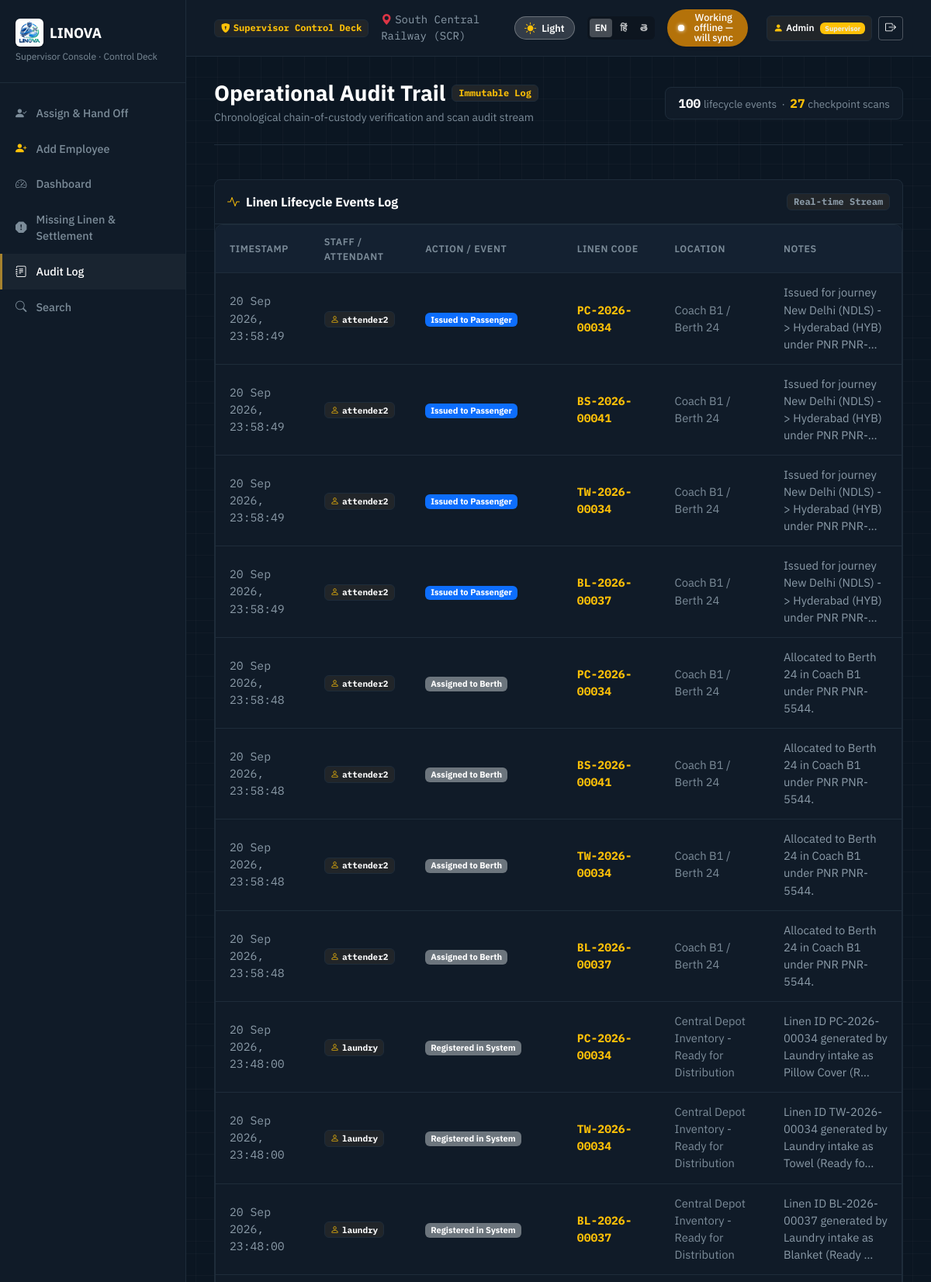
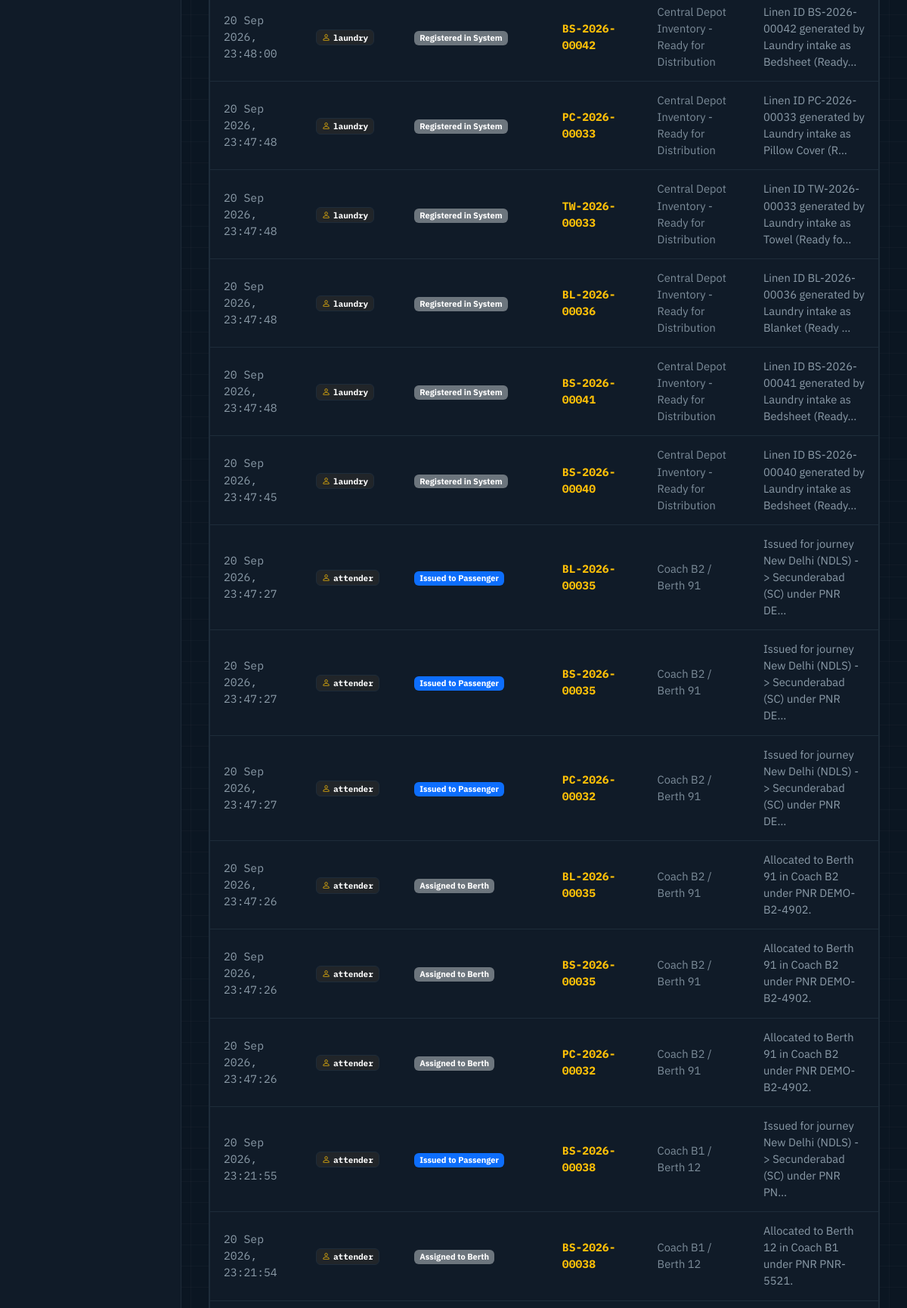
Page /reports/audit/ (signed in, upper part) on the committed database (2 pictures, top to bottom).
### linen/models.py (models this page shows, shortened)
class UserProfile(models.Model):
    ROLE_CHOICES = [
        ('SUPERVISOR', 'Supervisor'),
        ('ADMIN', 'Supervisor (Admin)'),
        ('ATTENDANT', 'Attendant'),
        ('ATTENDER', 'Train Attendant'),
        ('LAUNDRY', 'Laundry Staff'),
    ]
    user = models.OneToOneField(User, on_delete=models.CASCADE, related_name='profile')
    role = models.CharField(max_length=20, choices=ROLE_CHOICES, default='SUPERVISOR')
    badge_number = models.CharField(max_length=50, blank=True, null=True)
    zone = models.CharField(max_length=100, default='South Central Railway (SCR)')
    def get_normalized_role(self):
        if self.role in ['ADMIN', 'SUPERVISOR']:
            return 'SUPERVISOR'
        if self.role in ['ATTENDER', 'ATTENDANT']:
            return 'ATTENDANT'
        if self.role == 'LAUNDRY':
            return 'LAUNDRY'
        return 'ATTENDANT'

class LinenLifecycleEvent(models.Model):
    EVENT_TYPE_CHOICES = [
        ('REGISTERED', 'Registered in System'),
        ('LAUNDRY_RECEIVED', 'Laundry Received'),
        ('DISPATCHED', 'Dispatched from Laundry'),
        ('IN_TRANSIT', 'In Transit to Station'),
        ('TRAIN_LOADED', 'Loaded to Train'),
        ('COACH_ASSIGNED', 'Assigned to Coach'),
        ('BERTH_ASSIGNED', 'Assigned to Berth'),
        ('ISSUED_TO_PASSENGER', 'Issued to Passenger'),
        ('COLLECTION_STARTED', 'Collection Session Started'),
        ('RETURNED_BY_PASSENGER', 'Returned by Passenger'),
        ('COLLECTED_BY_ATTENDER', 'Collected by Attender'),
        ('HANDOVER_TO_LAUNDRY', 'Handover to Laundry'),
        ('RECEIVED_AT_LAUNDRY', 'Received at Laundry Station'),
        ('WASHING', 'In Washing Cycle'),
        ('READY_FOR_REISSUE', 'Ready for Reissue'),
        ('UNACCOUNTED', 'Item Unaccounted / Missing at Checkpoint'),
        ('INVESTIGATION_REQUIRED', 'Investigation Flagged'),
    ]
    linen = models.ForeignKey(LinenItem, on_delete=models.CASCADE, related_name='lifecycle_events')
    event_type = models.CharField(max_length=40, choices=EVENT_TYPE_CHOICES)
    timestamp = models.DateTimeField(default=timezone.now, db_index=True)
    location = models.CharField(max_length=200)
    train = models.ForeignKey(Train, on_delete=models.SET_NULL, null=True, blank=True)
    coach = models.ForeignKey(Coach, on_delete=models.SET_NULL, null=True, blank=True)
    berth = models.CharField(max_length=10, blank=True, null=True)
    performed_by = models.ForeignKey(User, on_delete=models.SET_NULL, null=True, blank=True)
    notes = models.TextField(blank=True, default='')
    class Meta:
        ordering = ['-timestamp']

class LinenItem(models.Model):
    LINEN_TYPE_CHOICES = [
        ('Bedsheet', 'Bedsheet'),
        ('Blanket', 'Blanket'),
        ('Towel', 'Towel'),
        ('Pillow Cover', 'Pillow Cover'),
    ]
    STATUS_CHOICES = [
        ('REGISTERED', 'Registered'),
        ('IN_LAUNDRY', 'In Laundry'),
        ('DISPATCHED', 'Dispatched'),
        ('IN_TRANSIT', 'In Transit'),
        ('LOADED_TO_TRAIN', 'Loaded to Train'),
        ('ASSIGNED', 'Assigned'),
        ('ISSUED', 'Issued'),
        ('COLLECTION_PENDING', 'Collection Pending'),
        ('RETURNED', 'Returned'),
        ('RECEIVED_AT_LAUNDRY', 'Received at Laundry'),
        ('WASHING', 'Washing'),
        ('READY_FOR_REISSUE', 'Ready for Reissue'),
        ('UNACCOUNTED', 'Unaccounted'),
        ('INVESTIGATION_REQUIRED', 'Investigation Required'),
    ]
    linen_code = models.CharField(max_length=50, unique=True, db_index=True)
    qr_code = models.CharField(max_length=100, unique=True, db_index=True)
    linen_type = models.CharField(max_length=50, choices=LINEN_TYPE_CHOICES)
    status = models.CharField(max_length=30, choices=STATUS_CHOICES, default='REGISTERED')
    current_location = models.CharField(max_length=200, default='Central Railway Laundry')
    settlement_status = models.CharField(
        max_length=20,
        choices=[('PENDING', 'Pending'), ('CHARGED', 'Charged'), ('WAIVED', 'Waived')],
        default='PENDING'
    )
    settlement_amount = models.DecimalField(max_digits=8, decimal_places=2, default=0.00)
    created_at = models.DateTimeField(auto_now_add=True)
    updated_at = models.DateTimeField(auto_now=True)
    class Meta:
        ordering = ['-created_at']

### linen/views.py (the view)
# urls.py: path('reports/audit/', views.audit_log, name='audit_log'),
@role_required('SUPERVISOR')
def audit_log(request):
    events = LinenLifecycleEvent.objects.select_related('linen', 'train', 'coach', 'performed_by').order_by('-timestamp')[:100]
    scans = CollectionScan.objects.select_related('collection_session', 'linen', 'scanned_by').order_by('-scanned_at')[:100]
    return render(request, 'reports/audit_log.html', {'events': events, 'scans': scans, 'active_nav': 'reports'})

### templates/reports/audit_log.html (shortened to what this page needs)
{% extends "supervisor/base_supervisor.html" %}
{% block content %}
<div class="d-flex flex-column gap-3">
  <div class="supervisor-header-bar flex-wrap gap-3">
    <div>
      <div class="d-flex align-items-center gap-2 mb-1">
        <h1 class="h3 fw-bold mb-0 text-white">Operational Audit Trail</h1>
        <span class="badge bg-dark border text-warning font-mono px-2 py-1">Immutable Log</span>
      </div>
      <div class="small" style="color: var(--admin-muted);">
        Chronological chain-of-custody verification and scan audit stream
      </div>
    </div>
    <div class="px-3 py-2 rounded-3 border" style="background: var(--admin-panel); border-color: var(--admin-border) !important;">
      <span class="text-white fw-bold font-mono">{{ events|length }}</span>
      <span style="color: var(--admin-muted); font-size: 0.85rem;"> lifecycle events &nbsp;·&nbsp; </span>
      <span class="text-warning fw-bold font-mono">{{ scans|length }}</span>
      <span style="color: var(--admin-muted); font-size: 0.85rem;"> checkpoint scans</span>
    </div>
  </div>
  <div class="rounded-3 border overflow-hidden mb-3" style="background: var(--admin-panel); border-color: var(--admin-border) !important;">
    <div class="px-3 py-3 border-bottom d-flex align-items-center justify-content-between" style="border-color: var(--admin-border) !important;">
      <div class="fw-bold text-white d-flex align-items-center gap-2">
        <i class="bi bi-activity text-warning"></i>
        <span>Linen Lifecycle Events Log</span>
      </div>
      <span class="badge bg-dark border text-secondary font-mono">Real-time Stream</span>
    </div>
    <div class="table-responsive">
      <table class="supervisor-table mb-0">
        <thead>
          <tr>
            <th>Timestamp</th>
            <th>Staff / Attendant</th>
            <th>Action / Event</th>
            <th>Linen Code</th>
            <th>Location</th>
            <th>Notes</th>
          </tr>
        </thead>
        <tbody>
          {% for ev in events %}
          <tr>
            <td class="font-mono small text-secondary">{{ ev.timestamp|date:"d M Y, H:i:s" }}</td>
            <td>
              {% if ev.performed_by %}
                <span class="badge bg-dark border text-white font-mono"><i class="bi bi-person me-1 text-warning"></i>{{ ev.performed_by.username }}</span>
              {% else %}
                <span class="badge bg-secondary font-mono">System Auto</span>
              {% endif %}
            </td>
            <td>
              <span class="badge {% if ev.event_type == 'UNACCOUNTED' %}bg-danger{% elif 'COLLECTED' in ev.event_type or 'RETURNED' in ev.event_type %}bg-success{% elif 'ISSUED' in ev.event_type %}bg-primary{% else %}bg-secondary{% endif %}">
                {{ ev.get_event_type_display }}
              </span>
            </td>
            <td>
              <span class="font-mono fw-bold text-warning">{{ ev.linen.linen_code }}</span>
            </td>
            <td class="small" style="color: var(--admin-muted);">{{ ev.location }}</td>
            <td class="small text-secondary">{{ ev.notes|truncatechars:70 }}</td>
          </tr>
          {% empty %}
          <tr>
            <td colspan="6" class="text-center py-4 text-muted">No audit events recorded yet.</td>
          </tr>
          {% endfor %}
        </tbody>
      </table>
    </div>
  </div>
</div>
{% endblock %}

### templates/supervisor/base_supervisor.html (shortened to what this page needs)
<!DOCTYPE html>
<html lang="en">
<head>
  <link href="https://cdn.jsdelivr.net/npm/bootstrap@5.3.3/dist/css/bootstrap.min.css" rel="stylesheet">
  <link rel="stylesheet" href="https://cdn.jsdelivr.net/npm/bootstrap-icons@1.11.3/font/bootstrap-icons.min.css">
  <link rel="stylesheet" href="/static/css/style.css">
</head>
<body class="supervisor-body-wrap">
<div class="supervisor-layout">
  <aside class="supervisor-nav">
    <div class="supervisor-nav-header">
      <div class="d-flex align-items-center gap-2 mb-1">
        <img src="/static/img/logo.jpeg" alt="LINOVA Logo" style="height: 36px; width: auto; object-fit: contain; border-radius: 6px; background: #ffffff; padding: 2px; box-shadow: 0 2px 4px rgba(0,0,0,0.2);">
        <h2 class="supervisor-nav-title">LINOVA</h2>
      </div>
      <div class="supervisor-nav-sub">Supervisor Console · Control Deck</div>
    </div>
    <ul class="supervisor-nav-list">
      <li class="supervisor-nav-item {% if active_nav == 'handoff' %}active{% endif %}">
        <a href="{% url 'supervisor_handoff' %}">
          <i class="bi bi-person-check-fill"></i>
          <span>Assign & Hand Off</span>
        </a>
      </li>
      <li class="supervisor-nav-item">
        <a href="{% url 'supervisor_handoff' %}?add_employee=1" onclick="if(typeof openAddEmployeeModal === 'function'){ openAddEmployeeModal(); return false; }">
          <i class="bi bi-person-plus-fill text-warning"></i>
          <span>Add Employee</span>
        </a>
      </li>
      <li class="supervisor-nav-item {% if active_nav == 'dashboard' %}active{% endif %}">
        <a href="{% url 'supervisor_dashboard' %}">
          <i class="bi bi-speedometer2"></i>
          <span>Dashboard</span>
        </a>
      </li>
      <li class="supervisor-nav-item {% if active_nav == 'settlement' %}active{% endif %}">
        <a href="{% url 'supervisor_settlement' %}">
          <i class="bi bi-exclamation-octagon-fill"></i>
          <span>Missing Linen & Settlement</span>
        </a>
      </li>
      <li class="supervisor-nav-item {% if active_nav == 'reports' %}active{% endif %}">
        <a href="{% url 'audit_log' %}">
          <i class="bi bi-journal-text"></i>
          <span>Audit Log</span>
        </a>
      </li>
      <li class="supervisor-nav-item">
        <a href="{% url 'global_search' %}">
          <i class="bi bi-search"></i>
          <span>Search</span>
        </a>
      </li>
    </ul>
  </aside>
  <div class="supervisor-main-wrap">
    <header class="supervisor-top-bar">
      <div class="d-flex align-items-center gap-3">
        <span class="badge bg-dark border text-warning font-mono d-inline-flex align-items-center gap-1">
          <i class="bi bi-shield-lock-fill"></i> Supervisor Control Deck
        </span>
        <span class="small text-secondary d-none d-md-inline font-mono">
          <i class="bi bi-geo-alt-fill text-danger me-1"></i>{{ user.profile.zone|default:"South Central Railway (SCR)" }}
        </span>
      </div>
      <div class="d-flex align-items-center gap-2 gap-md-3 ms-auto">
        <button type="button" class="theme-toggle-btn" onclick="toggleTheme()" aria-label="Toggle theme">
          <i class="bi bi-moon-stars-fill theme-toggle-icon"></i>
          <span class="theme-toggle-text">Dark</span>
        </button>
        <div class="lang-switch" role="group" aria-label="Language selector">
          <button type="button" class="lang-btn active" id="lang-en" onclick="selectLang('en')">EN</button>
          <button type="button" class="lang-btn" id="lang-hi" onclick="selectLang('hi')">हिं</button>
          <button type="button" class="lang-btn" id="lang-te" onclick="selectLang('te')">తె</button>
        </div>
        <button type="button" class="connectivity-pill offline border-0 shadow-sm" id="global-connectivity-pill" onclick="toggleConnectivity()" title="Click to toggle offline / online demo state">
          <span class="led-dot"></span>
          <span id="connectivity-pill-text">Working offline — will sync</span>
        </button>
        {% if user.is_authenticated %}
        <div class="d-flex align-items-center gap-2 ms-2">
          <span class="badge bg-dark border text-white py-2 px-2 rounded-2 d-none d-sm-inline-flex align-items-center gap-1">
            <i class="bi bi-person-fill text-warning"></i>
            <span class="fw-semibold">{{ user.username|title }}</span>
            <span class="badge bg-warning text-dark ms-1">Supervisor</span>
          </span>
          <a href="{% url 'logout' %}" class="btn btn-sm btn-outline-light border-white border-opacity-25" title="Sign out">
            <i class="bi bi-box-arrow-right"></i>
          </a>
        </div>
        {% endif %}
      </div>
    </header>
    <main class="supervisor-content flex-grow-1">
      {% block content %}{% endblock %}
    </main>
  </div>
</div>
</body>
</html>

### rows in the picture
LinenLifecycleEvent: timestamp "20 Sep 2026, 23:58:49", performed_by.username "attender2", event_type "Issued to Passenger", linen.linen_code "PC-2026-00034", location "Coach B1 / Berth 24", notes "Issued for journey New Delhi (NDLS) -> Hyderabad (HYB) under PNR PNR-…"
LinenLifecycleEvent: timestamp "20 Sep 2026, 23:58:49", performed_by.username "attender2", event_type "Issued to Passenger", linen.linen_code "BS-2026-00041", location "Coach B1 / Berth 24", notes "Issued for journey New Delhi (NDLS) -> Hyderabad (HYB) under PNR PNR-…"
LinenLifecycleEvent: timestamp "20 Sep 2026, 23:58:49", performed_by.username "attender2", event_type "Issued to Passenger", linen.linen_code "TW-2026-00034", location "Coach B1 / Berth 24", notes "Issued for journey New Delhi (NDLS) -> Hyderabad (HYB) under PNR PNR-…"
LinenLifecycleEvent: timestamp "20 Sep 2026, 23:58:49", performed_by.username "attender2", event_type "Issued to Passenger", linen.linen_code "BL-2026-00037", location "Coach B1 / Berth 24", notes "Issued for journey New Delhi (NDLS) -> Hyderabad (HYB) under PNR PNR-…"
LinenLifecycleEvent: timestamp "20 Sep 2026, 23:58:48", performed_by.username "attender2", event_type "Assigned to Berth", linen.linen_code "PC-2026-00034", location "Coach B1 / Berth 24", notes "Allocated to Berth 24 in Coach B1 under PNR PNR-5544."
LinenLifecycleEvent: timestamp "20 Sep 2026, 23:58:48", performed_by.username "attender2", event_type "Assigned to Berth", linen.linen_code "BS-2026-00041", location "Coach B1 / Berth 24", notes "Allocated to Berth 24 in Coach B1 under PNR PNR-5544."
LinenLifecycleEvent: timestamp "20 Sep 2026, 23:58:48", performed_by.username "attender2", event_type "Assigned to Berth", linen.linen_code "TW-2026-00034", location "Coach B1 / Berth 24", notes "Allocated to Berth 24 in Coach B1 under PNR PNR-5544."
LinenLifecycleEvent: timestamp "20 Sep 2026, 23:58:48", performed_by.username "attender2", event_type "Assigned to Berth", linen.linen_code "BL-2026-00037", location "Coach B1 / Berth 24", notes "Allocated to Berth 24 in Coach B1 under PNR PNR-5544."
LinenLifecycleEvent: timestamp "20 Sep 2026, 23:48:00", performed_by.username "laundry", event_type "Registered in System", linen.linen_code "PC-2026-00034", location "Central Depot Inventory - Ready for Distribution", notes "Linen ID PC-2026-00034 generated by Laundry intake as Pillow Cover (R…"
LinenLifecycleEvent: timestamp "20 Sep 2026, 23:48:00", performed_by.username "laundry", event_type "Registered in System", linen.linen_code "TW-2026-00034", location "Central Depot Inventory - Ready for Distribution", notes "Linen ID TW-2026-00034 generated by Laundry intake as Towel (Ready fo…"
LinenLifecycleEvent: timestamp "20 Sep 2026, 23:48:00", performed_by.username "laundry", event_type "Registered in System", linen.linen_code "BL-2026-00037", location "Central Depot Inventory - Ready for Distribution", notes "Linen ID BL-2026-00037 generated by Laundry intake as Blanket (Ready …"
LinenLifecycleEvent: timestamp "20 Sep 2026, 23:48:00", performed_by.username "laundry", event_type "Registered in System", linen.linen_code "BS-2026-00042", location "Central Depot Inventory - Ready for Distribution", notes "Linen ID BS-2026-00042 generated by Laundry intake as Bedsheet (Ready…"
LinenLifecycleEvent: timestamp "20 Sep 2026, 23:47:48", performed_by.username "laundry", event_type "Registered in System", linen.linen_code "PC-2026-00033", location "Central Depot Inventory - Ready for Distribution", notes "Linen ID PC-2026-00033 generated by Laundry intake as Pillow Cover (R…"
LinenLifecycleEvent: timestamp "20 Sep 2026, 23:47:48", performed_by.username "laundry", event_type "Registered in System", linen.linen_code "TW-2026-00033", location "Central Depot Inventory - Ready for Distribution", notes "Linen ID TW-2026-00033 generated by Laundry intake as Towel (Ready fo…"
LinenLifecycleEvent: timestamp "20 Sep 2026, 23:47:48", performed_by.username "laundry", event_type "Registered in System", linen.linen_code "BL-2026-00036", location "Central Depot Inventory - Ready for Distribution", notes "Linen ID BL-2026-00036 generated by Laundry intake as Blanket (Ready …"
LinenLifecycleEvent: timestamp "20 Sep 2026, 23:47:48", performed_by.username "laundry", event_type "Registered in System", linen.linen_code "BS-2026-00041", location "Central Depot Inventory - Ready for Distribution", notes "Linen ID BS-2026-00041 generated by Laundry intake as Bedsheet (Ready…"
LinenLifecycleEvent: timestamp "20 Sep 2026, 23:47:45", performed_by.username "laundry", event_type "Registered in System", linen.linen_code "BS-2026-00040", location "Central Depot Inventory - Ready for Distribution", notes "Linen ID BS-2026-00040 generated by Laundry intake as Bedsheet (Ready…"
LinenLifecycleEvent: timestamp "20 Sep 2026, 23:47:27", performed_by.username "attender", event_type "Issued to Passenger", linen.linen_code "BL-2026-00035", location "Coach B2 / Berth 91", notes "Issued for journey New Delhi (NDLS) -> Secunderabad (SC) under PNR DE…"
LinenLifecycleEvent: timestamp "20 Sep 2026, 23:47:27", performed_by.username "attender", event_type "Issued to Passenger", linen.linen_code "BS-2026-00035", location "Coach B2 / Berth 91", notes "Issued for journey New Delhi (NDLS) -> Secunderabad (SC) under PNR DE…"
LinenLifecycleEvent: timestamp "20 Sep 2026, 23:47:27", performed_by.username "attender", event_type "Issued to Passenger", linen.linen_code "PC-2026-00032", location "Coach B2 / Berth 91", notes "Issued for journey New Delhi (NDLS) -> Secunderabad (SC) under PNR DE…"
LinenLifecycleEvent: timestamp "20 Sep 2026, 23:47:26", performed_by.username "attender", event_type "Assigned to Berth", linen.linen_code "BL-2026-00035", location "Coach B2 / Berth 91", notes "Allocated to Berth 91 in Coach B2 under PNR DEMO-B2-4902."
LinenLifecycleEvent: timestamp "20 Sep 2026, 23:47:26", performed_by.username "attender", event_type "Assigned to Berth", linen.linen_code "BS-2026-00035", location "Coach B2 / Berth 91", notes "Allocated to Berth 91 in Coach B2 under PNR DEMO-B2-4902."
LinenLifecycleEvent: timestamp "20 Sep 2026, 23:47:26", performed_by.username "attender", event_type "Assigned to Berth", linen.linen_code "PC-2026-00032", location "Coach B2 / Berth 91", notes "Allocated to Berth 91 in Coach B2 under PNR DEMO-B2-4902."
LinenLifecycleEvent: timestamp "20 Sep 2026, 23:21:55", performed_by.username "attender", event_type "Issued to Passenger", linen.linen_code "BS-2026-00038", location "Coach B1 / Berth 12", notes "Issued for journey New Delhi (NDLS) -> Secunderabad (SC) under PNR PN…"
LinenLifecycleEvent: timestamp "20 Sep 2026, 23:21:54", performed_by.username "attender", event_type "Assigned to Berth", linen.linen_code "BS-2026-00038", location "Coach B1 / Berth 12", notes "Allocated to Berth 12 in Coach B1 under PNR PNR-5521."

### other values in the picture
{{ user.profile.zone|default:"South Central Railway (SCR)" }} "South Central Railway (SCR)"
{{ user.username|title }} "Admin"
{{ events|length }} "100"
{{ scans|length }} "27"
